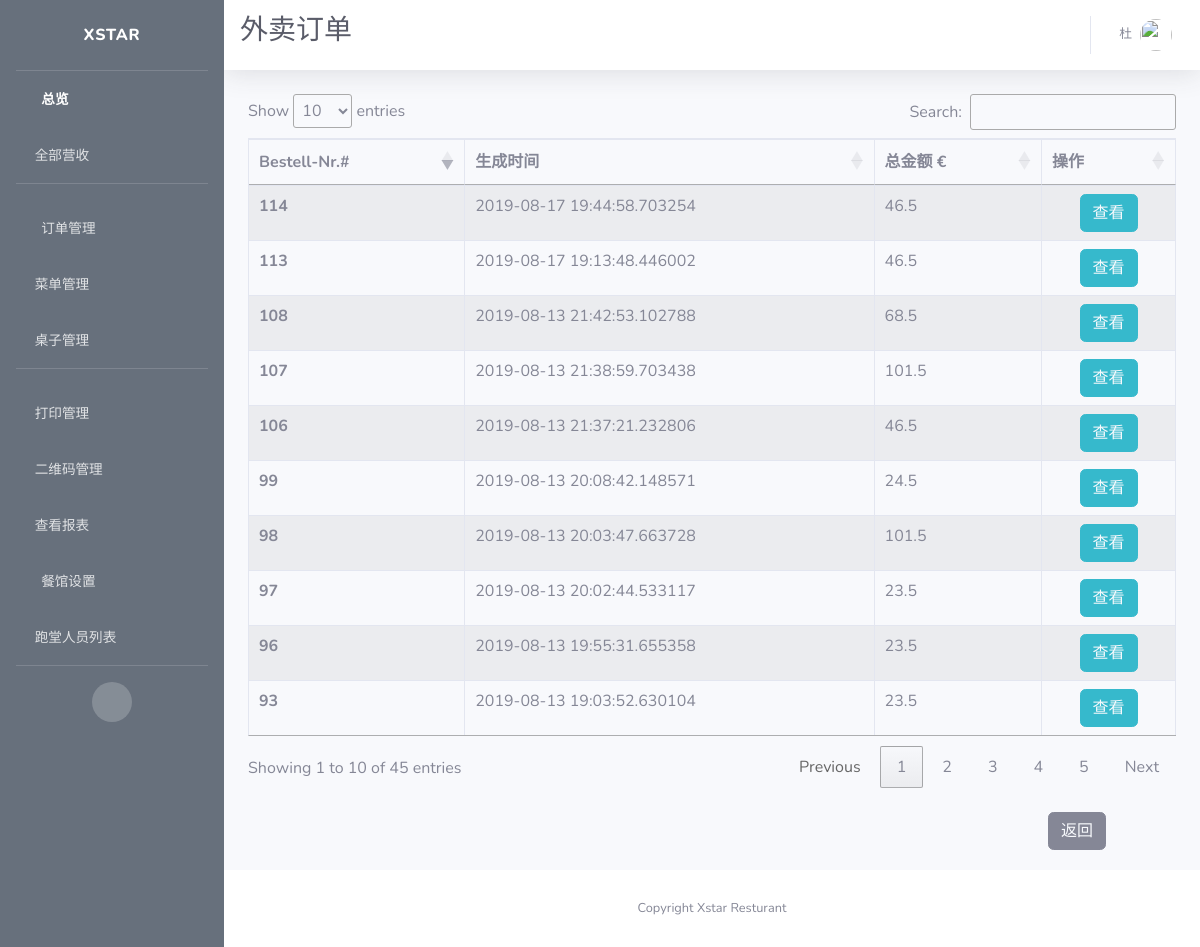
The page /admin/takeaway/orders/all (signed in) on the database as committed earlier.
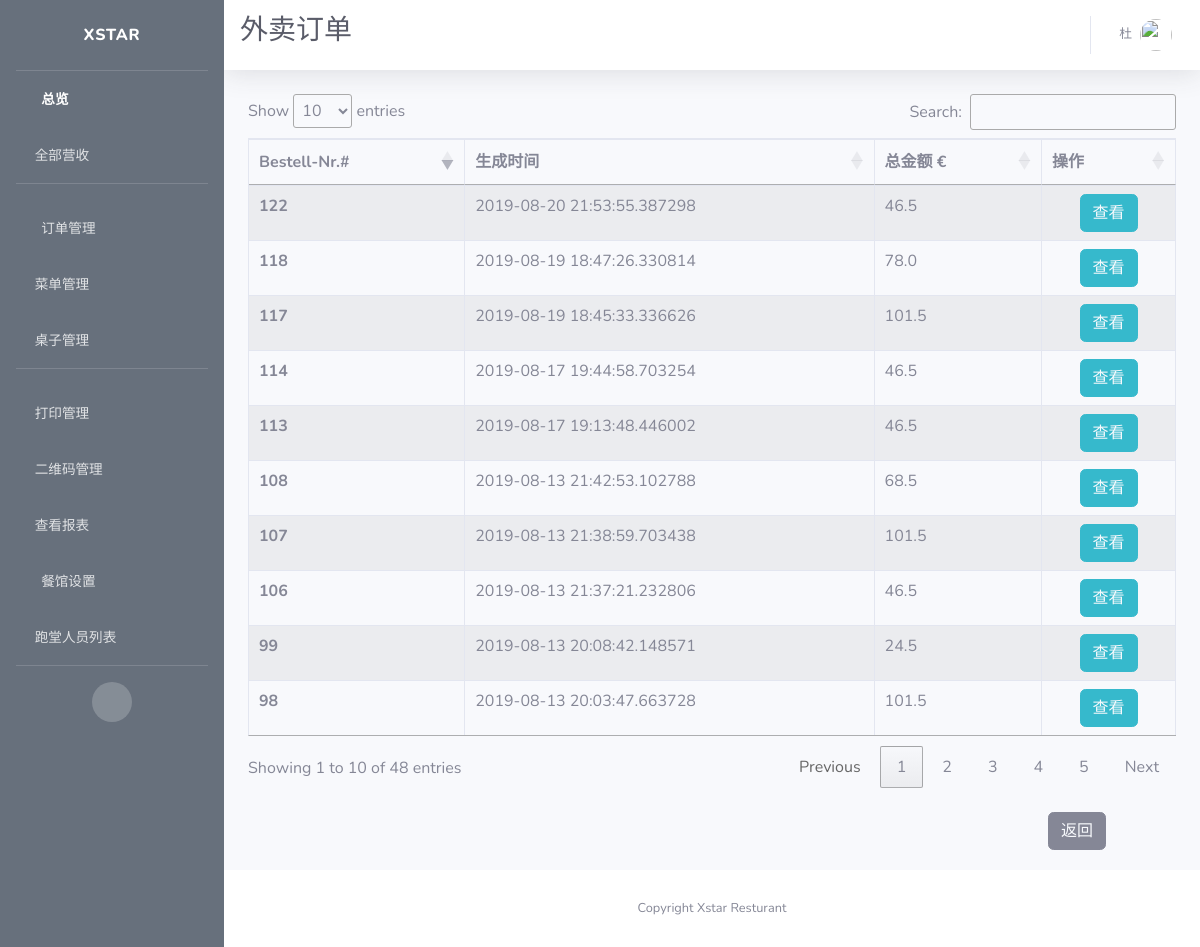
The same page on the database as committed later.
### app/models.py (models this page shows)
class Order(db.Model):
    id = db.Column(db.Integer, primary_key=True, unique=True, index=True)
    totalPrice = db.Column(db.Float, unique=False)
    orderNumber = db.Column(db.String(200), unique=True)
    timeCreated = db.Column(db.DateTime, default=datetime.utcnow)
    isPaid = db.Column(db.Boolean, default=False)
    isReady = db.Column(db.Boolean, default=False)
    isPickedUp = db.Column(db.Boolean, default=False)
    items = db.Column(db.String(300))
    pay_via = db.Column(db.String(100))
    type = db.Column(db.String(100))
    container = db.Column(db.String(300))

### app/routes.py (the view)
@app.route("/admin/takeaway/orders/all")
@login_required
def all_out_orders():
    referrer = request.headers.get('Referer')
    orders = Order.query.filter(Order.type == "Out").all()
    context = dict(title=u'外卖订单',
                   orders=orders,
                   referrer=referrer,
                   company_name=company_info.get('company_name'))
    return render_template('all_out_orders.html', **context)

### app/models.py (called while the page is built)
@login.user_loader
def load_user(id):
    return User.query.get(int(id))

### app/templates/all_out_orders.html (shortened to what this page needs)
{% extends 'base.html' %}
{% block css %}
<link rel="stylesheet" type="text/css" href="https://cdn.datatables.net/1.10.19/css/jquery.dataTables.css">
<link rel="stylesheet" type="text/css" href="https://cdnjs.cloudflare.com/ajax/libs/twitter-bootstrap/4.1.3/css/bootstrap.css">
<link rel="stylesheet" type="text/css" href="https://cdn.datatables.net/1.10.19/css/dataTables.bootstrap4.min.css">
{% endblock %}
{% block title %}
<h1 class="h3 mb-2 text-gray-800">{{ title }}</h1>
{% endblock %}
{% block content %}
<div class="row">
    <div class="col-sm-12">
        <table id="example" class="table table-striped table-bordered">
      <thead>
        <tr>
          <th scope="col">Bestell-Nr.#</th>
          <th scope="col">生成时间</th>
          <th scope="col">总金额 €</th>
          <th scope="col">操作</th>
        </tr>
      </thead>
      <tbody>
      {% for order in orders %}
        <tr id={{ order.id }}>
          <th scope="row">{{ order.id }}</th>
          <td>{{ order.timeCreated }}</td>
          <td>{{ order.totalPrice }}</td>
          <td style="text-align:center">
            <span>
              <button type="button" class="btn btn-info">
                <a href={{ url_for('takeaway_order_view', order_id=order.id) }} style="color: rgb(247, 249, 252)">
                  查看
                </a>
              </button>
            </span>
          </td>
        </tr>
      {% endfor %}
      </tbody>
    </table>
    </div>
</div>
<br>
<button type="button" class="btn btn-secondary" id="back">
  <a href="{{referrer}}" style="color: rgb(247, 249, 252)">
    返回
  </a>
</button>
{% endblock %}

Rows that differ between the two databases and show on the page:
no longer on this page (row unchanged): Order: id "93", timeCreated "2019-08-13 19:03:52.630104", totalPrice "23.5"
no longer on this page (row unchanged): Order: id "96", timeCreated "2019-08-13 19:55:31.655358", totalPrice "23.5"
no longer on this page (row unchanged): Order: id "97", timeCreated "2019-08-13 20:02:44.533117", totalPrice "23.5"
added Order: id "117", timeCreated "2019-08-19 18:45:33.336626", totalPrice "101.5"
added Order: id "118", timeCreated "2019-08-19 18:47:26.330814", totalPrice "78.0"
added Order: id "122", timeCreated "2019-08-20 21:53:55.387298", totalPrice "46.5"
Other text that changed with them:
text written by a page script: "Show entries Search: Showing 1 to 10 of 45 entries Previous 1 2 3 4 5 Next" → "Show entries Search: Showing 1 to 10 of 48 entries Previous 1 2 3 4 5 Next"
